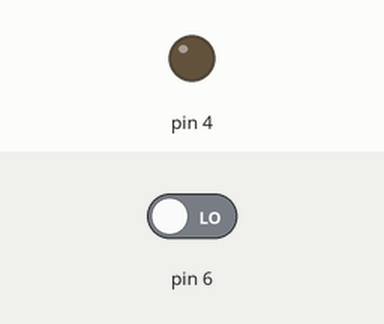
A sketch run on a simulated Arduino Uno, built with avr-gcc and run on an emulated ATmega328P. Shown: output pins drawn as LEDs (lit = HIGH). Inputs (shaded band) come from the test bench; at power-on: pin 6 LOW.

Above: at 1.2 s.
1.3 s: pin 6 driven HIGH
At 1.9 s:
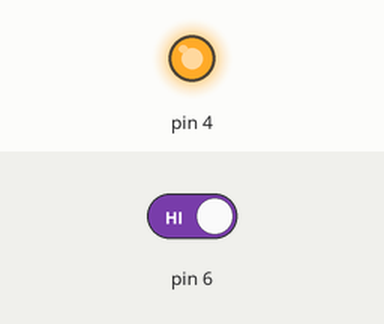
2.8 s: pin 6 driven LOW
At 3.1 s:
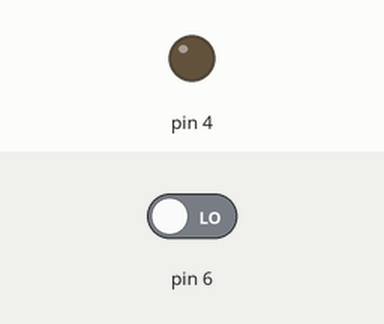
Timing chart, 0 to 5.8 s (numbered marks = the images above; inputs shaded):
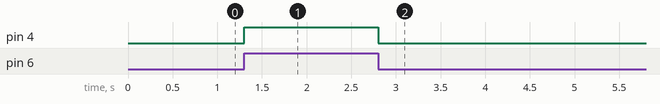

The sketch:

Arduino_Vibration_Sensor_Code.ino
```cpp
void setup() {

pinMode(6,INPUT);
pinMode(4,OUTPUT);

}

void loop() {
  if(digitalRead(6) == 1)
  {
   digitalWrite(4,HIGH);
  }
  else
  {
     digitalWrite(4,LOW);
  }

}
```

Measured:
- after the input at 1.3 s, pin 4: LOW → HIGH at once
- after the input at 2.8 s, pin 4: HIGH → LOW at once
